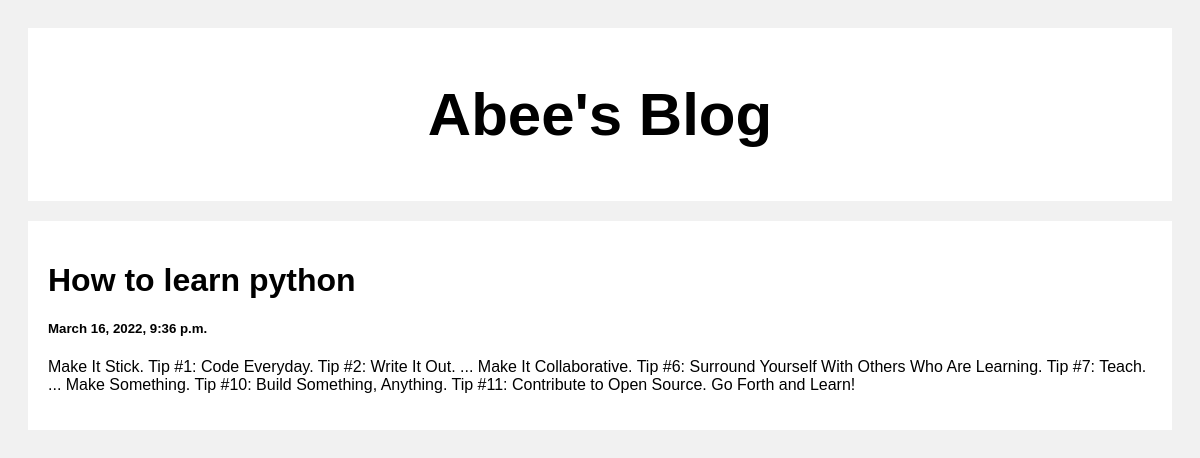
Screenshot of /post/3 with the database file from the repository.
### posts/models.py (models this page shows, shortened)
class Posts(models.Model):
    title = models.CharField(max_length=100)
    body = models.CharField(max_length=100000)
    created_at = models.DateTimeField(default=datetime.now, blank=True)

### posts/views.py (the view)
# urls.py: path('post/<str:pk>',views.post,name='post'),
def post(request, pk):
    posts = Posts.objects.get(id = pk)
    return render(request,'post.html', {'posts': posts})

### templates/post.html (shortened to what this page needs)
<!DOCTYPE html>
<html>
<head>
</head>
<body>
<div class="header">
  <h2>Abee's Blog</h2>
</div>
<div class="row">
  <div class="leftcolumn">
    <div class="card">
        <h1>{{posts.title}}</h1>
        <h5>{{posts.created_at}}</h5>
        <p>{{posts.body}}</p>
    </div>
  </div>
</div>
</body>
</html>

### templates/post.html (style rules this page uses)
* { box-sizing: border-box; }
body { font-family: Arial; padding: 20px; background: #f1f1f1; }
.header { padding: 2px; font-size: 40px; text-align: center; background: white; }
.leftcolumn { float: left; width: 100%; }
.card { background-color: white; padding: 20px; margin-top: 20px; }
.row:after { content: ""; display: table; clear: both; }

### rows the page displays
Posts: title "How to learn python", created_at "March 16, 2022, 9:36 p.m.", body "Make It Stick. Tip #1: Code Everyday. Tip #2: Write It Out. ... Make It Collaborative. Tip #6: Surround Yourself With Others Who Are Learning. Tip #7: Teach. ... Make Something. Tip #10: Build Something, Anything. Tip #11: Contribute to Open Source. Go Forth and Learn!"
